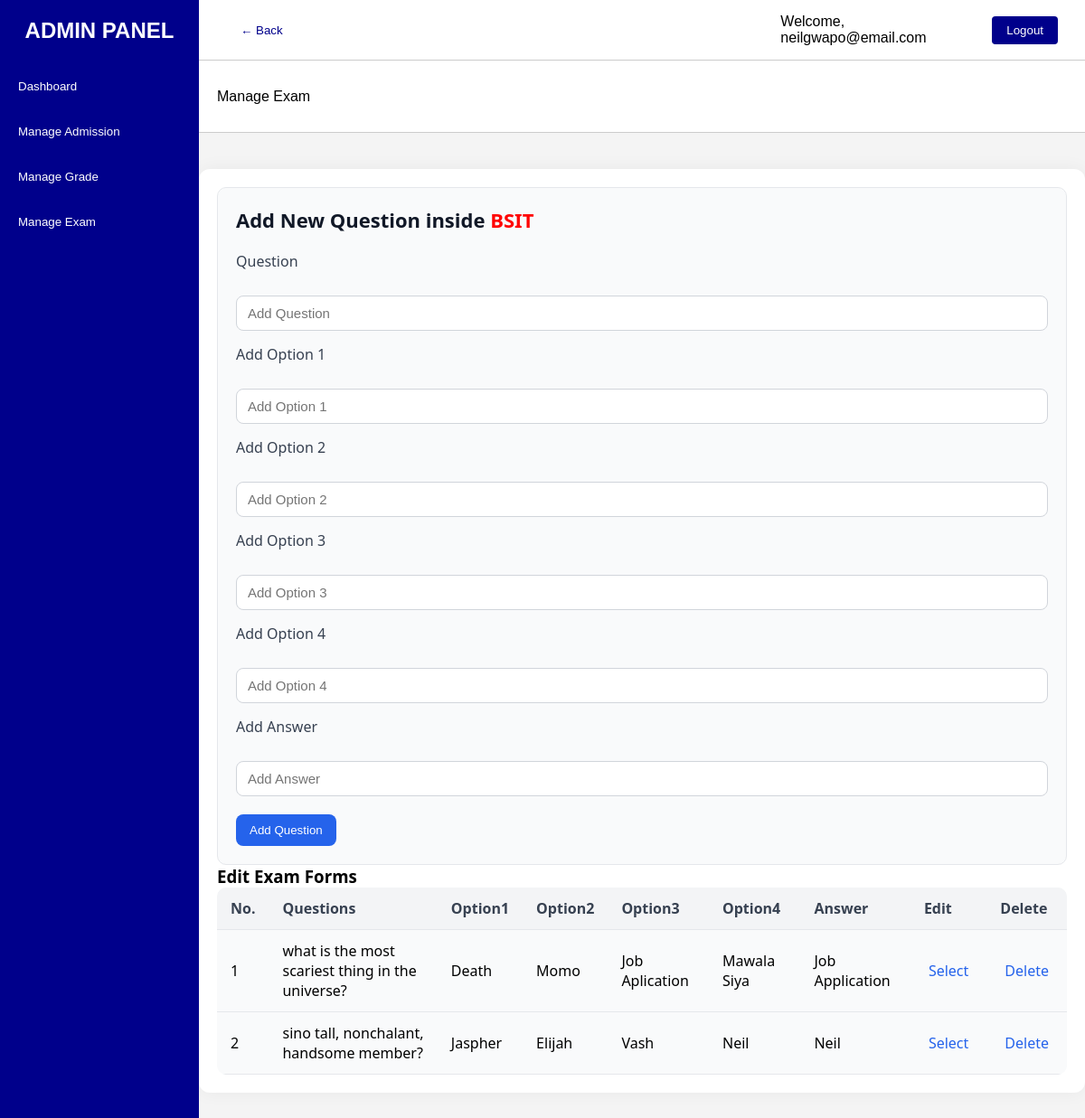
The app's page /adminportal/exam_question.php?exam_id=30 (signed in) with its own data.
### tables this page shows
CREATE TABLE `exam_category` (
  `exam_id` int(5) NOT NULL,
  `category` varchar(100) NOT NULL,
  `time_min` varchar(5) NOT NULL,
  `schedule` datetime DEFAULT NULL,
  `meeting_link` varchar(500) DEFAULT NULL
);

CREATE TABLE `questions` (
  `id` int(5) NOT NULL,
  `question_no` varchar(500) NOT NULL,
  `question` varchar(500) NOT NULL,
  `opt1` varchar(500) NOT NULL,
  `opt2` varchar(500) NOT NULL,
  `opt3` varchar(500) NOT NULL,
  `opt4` varchar(500) NOT NULL,
  `answer` varchar(500) NOT NULL,
  `exam_id` int(11) DEFAULT NULL
);

### adminportal/exam_question.php (the view, shortened to what this page needs)
<?php
include('../php/connection.php');
$exam_id = intval($_GET['exam_id']);
$res = mysqli_query($conn, "SELECT category, time_min FROM exam_category WHERE exam_id = $exam_id");
$row = mysqli_fetch_assoc($res);
$exam_category = $row['category'];
?>
<!DOCTYPE html>
<html lang="en">
<head>
  <link rel="stylesheet" href="..\css\adminEC.css">
</head>
<body>
  <div class="sidebar">
    <div>
      <div class="logo">ADMIN PANEL</div>
      <div class="nav-top">
        <button class="nav-btn" onclick="window.location.href='admindashboard.php'">Dashboard</button>
        <button class="nav-btn" onclick="window.location.href='adminadmission.php'">Manage Admission</button>
        <button class="nav-btn" onclick="window.location.href='admingrading.php'">Manage Grade</button>
        <button class="nav-btn" onclick="window.location.href='exam_category.php'">Manage Exam</button>
      </div>
    </div>
  </div>
  <div class="main">
    <div class="topbar">
      <div class="left">
        <button class="backbtn" onclick="history.back()">&larr; Back</button>
      </div>
      <div class="right">
        <p>Welcome, <span><?php echo $_SESSION['admin']; ?></span></p>
        <a href="..\php\logout.php"><button class="btn font-weight-bold">Logout</button></a>
      </div>
    </div>
    <div class="subheader">
        <div>Manage Exam</div>
    </div>
        <div class="content">
            <form action="" method="post">
                <div class="exam-container">
                    <div class="exam-form">
                        <h3>Add New Question inside <font color='red'><?php echo $exam_category;?></font></h3>
                        <label for="examname">Question</label><br />
                        <input type="text" name="question" placeholder="Add Question" class="form-control"/>
                        <label for="examname">Add Option 1</label><br />
                        <input type="text" name="opt1" placeholder="Add Option 1" class="form-control"/>
                        <label for="examname">Add Option 2</label><br />
                        <input type="text" name="opt2" placeholder="Add Option 2" class="form-control"/>
                        <label for="examname">Add Option 3</label><br />
                        <input type="text" name="opt3" placeholder="Add Option 3" class="form-control"/>
                        <label for="examname">Add Option 4</label><br />
                        <input type="text" name="opt4" placeholder="Add Option 4" class="form-control"/>
                        <label for="examname">Add Answer</label><br />
                        <input type="text" name="answer" placeholder="Add Answer" class="form-control"/>
                        <input type="submit" name="addexambtn" value="Add Question" class="submit-btn" />
                    </div>
                </div>
            </form>
            <div class="exam-container edit-exam-section">
                <div class="exam-table">
                    <h3>Edit Exam Forms</h3>
                    <table>
                    <thead>
                        <tr>
                        <th>No.</th>
                        <th>Questions</th>
                        <th>Option1</th>
                        <th>Option2</th>
                        <th>Option3</th>
                        <th>Option4</th>
                        <th>Answer</th>
                        <th>Edit</th>
                        <th>Delete</th>
                        </tr>
                    </thead>
                    <tbody>
                        <?php
                        $res = mysqli_query($conn, "SELECT * FROM questions WHERE exam_id = $exam_id ORDER BY question_no ASC");
                        while ($row = mysqli_fetch_array($res)) {
                        ?>
                        <tr>
                            <td><?php echo $row['question_no']; ?></td>
                            <td><?php echo $row['question']; ?></td>
                            <td><?php echo $row['opt1']; ?></td>
                            <td><?php echo $row['opt2']; ?></td>
                            <td><?php echo $row['opt3']; ?></td>
                            <td><?php echo $row['opt4']; ?></td>
                            <td><?php echo $row['answer']; ?></td>
                            <td><a href="edit_question.php?id=<?php echo $row['id'];?>&exam_id=<?php echo $exam_id;?>">Select</a></td>
                            <td><a href="delete_question.php?id=<?php echo $row['id']; ?>&exam_id=<?php echo $exam_id;?>">Delete</a></td>
                        </tr>
                        <?php
                        }
                        ?>
                    </tbody>
                    </table>
                </div>
            </div>
        </div>
    </div>
</body>
</html>

### css/adminEC.css (style rules this page uses)
.content { max-width: 1200px; width: 100%; margin: 40px auto; padding: 20px; font-family: 'Segoe UI', sans-serif; background: #fff; border-radius: 12px; box-shadow: 0 0 20px rgba(0,0,0,0.05); }
.exam-container { display: block; flex-wrap: wrap; gap: 30px; }
.exam-form { flex: 1 1 300px; min-width: 300px; background-color: #f9fafb; padding: 20px; border-radius: 10px; border: 1px solid #e5e7eb; }
.exam-form h3 { margin-bottom: 20px; font-size: 22px; color: #111827; }
.exam-form label { display: block; margin-top: 15px; font-weight: 500; color: #374151; }
.exam-form .form-control { width: 100%; padding: 10px 12px; margin-top: 5px; border: 1px solid #d1d5db; border-radius: 8px; font-size: 15px; }
.exam-form .submit-btn { margin-top: 20px; padding: 10px 15px; background-color: #2563eb; color: white; border: none; border-radius: 8px; cursor: pointer; transition: background 0.3s; }
.exam-table { flex: 1 1 100%; }
.exam-table table { width: 100%; border-collapse: collapse; background-color: #f9fafb; border-radius: 10px; overflow: hidden; }
.exam-table th, .exam-table td { padding: 12px 15px; text-align: left; border-bottom: 1px solid #e5e7eb; }
.exam-table th { background-color: #f3f4f6; color: #374151; font-weight: 600; }
.exam-table a { color: #2563eb; text-decoration: none; margin: 0 5px; }

### css/admin.css (style rules this page uses)
* { box-sizing: border-box; margin: 0; padding: 0; }
a { text-decoration: none; }
body { font-family: Arial, sans-serif; height: 100vh; margin: 0; display: flex; overflow: hidden; }
.sidebar { width: 220px; background-color: darkblue; color: #fff; display: flex; flex-direction: column; justify-content: space-between; padding: 20px 0; }
.logo { text-align: center; font-size: 24px; font-weight: bold; margin-bottom: 30px; }
.logo, .nav-top, .nav-bottom { display: flex; flex-direction: column; gap: 15px; align-items: center; }
.nav-btn { background: none; border: none; color: white; padding: 10px 20px; cursor: pointer; width: 100%; text-align: left; transition: background 0.2s; }
.main { flex: 1; display: flex; flex-direction: column; height: 100vh; overflow: hidden; background-color: #f4f4f4; }
.topbar { background-color: #ffffff; padding: 15px 30px; display: flex; align-items: center; justify-content: space-between; border-bottom: 1px solid #ccc; }
.topbar .left, .topbar .center, .topbar .right { display: flex; align-items: center; }
.topbar .left { flex: 1; }
.topbar .right { flex: 1; justify-content: flex-end; gap: 10px; }
.btn { padding: 8px 16px; background-color: darkblue; color: white; border: none; border-radius: 4px; cursor: pointer; }
.backbtn { padding: 8px 16px; background-color: white; color: darkblue; border: none; border-radius: 4px; cursor: pointer; }
.content { flex: 1; padding: 30px; overflow-y: auto; }
.subheader { background-color: white; border-bottom: 1px solid #ccc; padding: 10px 20px; display: flex; justify-content: space-between; align-items: center; height: 80px; }

### records on screen
exam_category: category "BSIT"
questions: question_no "1", question "what is the most scariest thing in the universe?", opt1 "Death", opt2 "Momo", opt3 "Job Aplication", opt4 "Mawala Siya", answer "Job Application"
questions: question_no "2", question "sino tall, nonchalant, handsome member?", opt1 "Jaspher", opt2 "Elijah", opt3 "Vash", opt4 "Neil", answer "Neil"

### other values on screen
$_SESSION['admin'] "neilgwapo@email.com"
